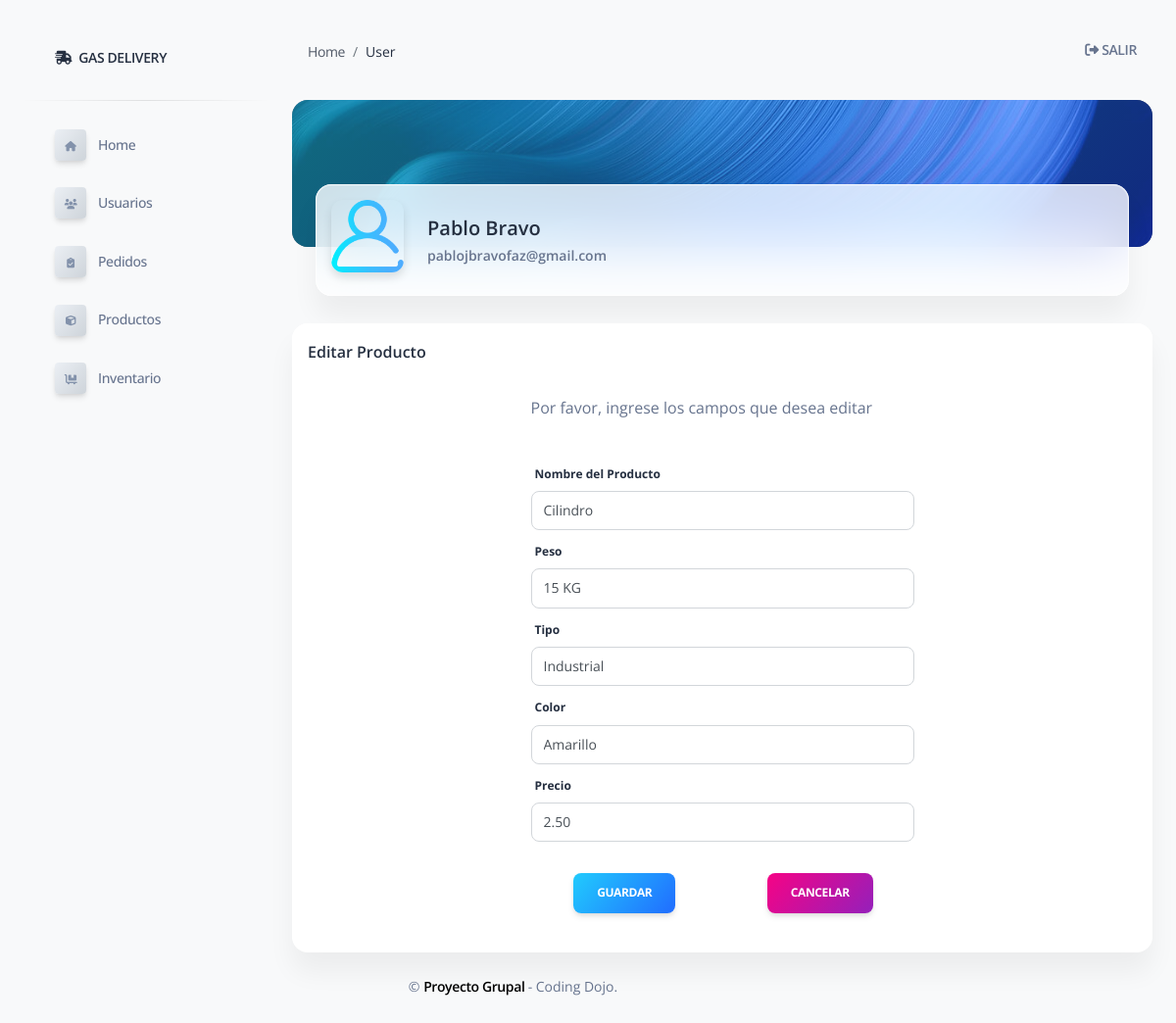
The app's page /user_prd/1/edit (signed in) with its own data.
### gasbravo/models.py (models this page shows)
class User (models.Model):
    first_name = models.CharField(max_length=50)
    last_name = models.CharField(max_length=55)
    email = models.CharField(max_length=55)
    password = models.CharField(max_length=55)
    user_rol = models.ForeignKey(Rol, related_name="user_rol", on_delete=models.CASCADE)
    created_at = models.DateField(auto_now_add=True)
    updated_at = models.DateField(auto_now=True)
    objects = UserManager()

class Producto (models.Model):
    nombre_prod = models.CharField(max_length=30)
    peso = models.CharField(max_length=2)
    tipo = models.CharField(max_length=25)
    color = models.CharField(max_length=25, null=True)
    precio_venta = models.DecimalField(
        max_digits=5, decimal_places=2, default=0.00, null=True)
    cantidad_stock = models.IntegerField(default=0)
    estado = models.BooleanField(default=True)
    created_at = models.DateField(auto_now_add=True)
    updated_at = models.DateField(auto_now=True)
    objects = ProductoManager()

### gasbravo/views.py (the view, shortened to what this page needs)
# urls.py: path('user_prd/<int:number>/edit', views.edit_prd),
def edit_prd(request, number):
    if 'logged_user' not in request.session:
        messages.error(request, "Please register or please log in first")
        return redirect('/')
    if request.method=='GET':
        content={
            'logged_user': User.objects.get(id=request.session['logged_user']),
            'producto': Producto.objects.get(id=number),
            'all_prod': Producto.objects.all(),
            'all_bod' : Bodega.objects.all(),
        }
        return render(request,'edit_prod.html', content)

### gasbravo/templates/edit_prod.html (shortened to what this page needs)
{% extends 'layouts/base.html' %} {% block title %} Gestion Productos {% endblock title %}
{% block stylesheets %}{% endblock stylesheets %} {% block content %}
<div class="container-fluid">
    <div class="page-header min-height-150 border-radius-xl mt-4" style="background-image: url('/static/assets/img/curved-images/curved14.jpg'); background-position-y: 15%;">
        <span class="mask bg-gradient-info opacity-5"></span>
    </div>
    <div class="card card-body blur shadow-blur mx-4 mt-n6">
        <div class="row gx-4">
            <div class="col-auto">
                <div class="avatar avatar-xl position-relative">
                    <img src="/static/assets/img/usuario5.png" alt="avatar.png" class="w-100 border-radius-lg shadow-sm">
                </div>
            </div>
            <div class="col-auto my-auto">
                <div class="h-100">
                    <h5 class="mb-1">
                        {{logged_user.first_name}} {{logged_user.last_name}}
                    </h5>
                    <p class="mb-0 font-weight-bold text-sm">
                        {{logged_user.email}}
                    </p>
                </div>
            </div>
        </div>
    </div>
</div>
<div class="container-fluid py-4">
    <div class="row my-1">
        <div class="col-12">
            <div class="card mb-2">
                <div class="card-header pb-0 p-3">
                    <h6 class="mb-1">Editar Producto</h6>
                </div>
                <div class="col-xl-6 col-lg-5 col-md-6 d-flex flex-column mx-auto">
                    <div class="card card-plain mt-1">
                        <div class="card-header pb-0 text-left bg-transparent">
                            {% if messages %}
                            <ul class="messages">
                                {% for message in messages%}
                                <li class="text-danger"><strong class="text-danger text-capitalize">{{message.tags}}:</strong> {{message}} {% endfor %}</li>
                            </ul>
                            {% else %} Por favor, ingrese los campos que desea editar {% endif %}
                        </div>
                        <div class="card-body">
                            <form role="form text-left" method="post" action="/user_prd/update/{{producto.id}}">
                                <label for="nombre_prod" class="form-label">Nombre del Producto</label>
                                <div class="mb-2">
                                    <input type="text" class="form-control" name="nombre_prod" placeholder="Ingrese el nombre del producto" value="{{ producto.nombre_prod}}" required>
                                </div>
                                <label for="peso" class="form-label">Peso</label>
                                <div class="mb-2">
                                    <input type="text" class="form-control" name="peso" placeholder="Ingrese el peso del cilindro(Kg)" value="{{ producto.peso}}" required>
                                </div>
                                <label for="tipo" class="form-label">Tipo</label>
                                <div class="mb-2">
                                    <input type="text" class="form-control" name="tipo" placeholder="Ingrese el tipo de uso del cilindro" value="{{ producto.tipo}}" required>
                                </div>
                                <label for="color" class="form-label">Color</label>
                                <div class="mb-2">
                                    <input type="text" class="form-control" name="color" placeholder="Ingrese el color del cilindro" value="{{ producto.color}}" required>
                                </div>
                                <label for="precio_venta" class="form-label">Precio</label>
                                <div class="mb-2">
                                    <input type="number" min="0" step="0.01" class="form-control" name="precio_venta" placeholder="Ingrese el precio venta al público" value="{{ producto.precio_venta}}" required>
                                </div>
                                <div class="mb-3 row g-2 text-center">
                                    <div class="col-md">
                                        <button type="submit" name="save" class="btn bg-gradient-info mt-4 mb-0">Guardar</button>
                                    </div>
                                    <div class="col-md">
                                        <a href="/user/gestion_prod">
                                            <button type="button" class="btn bg-gradient-primary  mt-4 mb-0">Cancelar</button>
                                        </a>
                                    </div>
                                </div>
                            </form>
                        </div>
                    </div>
                </div>
            </div>
        </div>
        {% include "includes/footer.html" %}
    </div>
</div>
{% endblock content %}

### records on screen
User: first_name "Pablo", last_name "Bravo", email "pablojbravofaz@gmail.com"
Producto: nombre_prod "Cilindro", peso "15 KG", tipo "Industrial", color "Amarillo", precio_venta "2.50"
